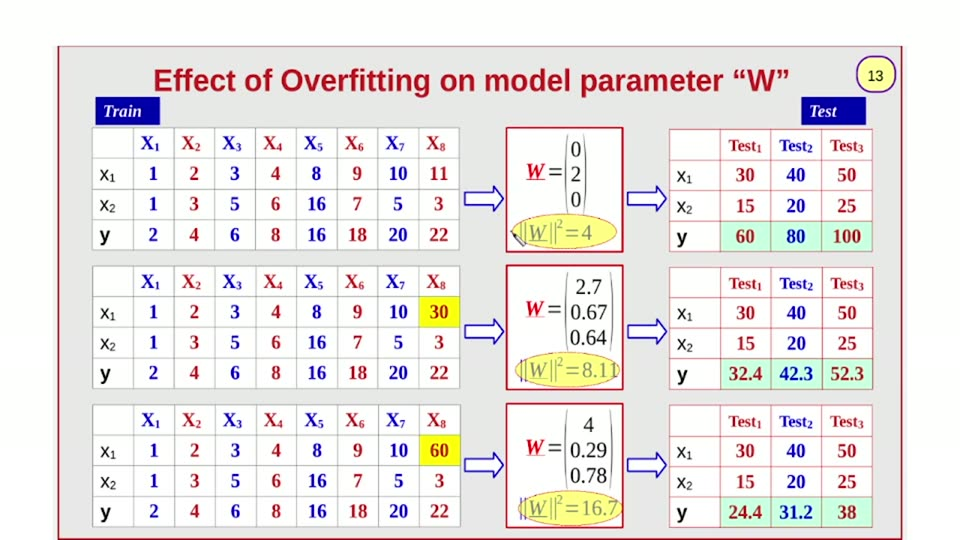
#> input picture videos/machine-learning/03_ridger_regression_gradient_descent/unique_slides/slide_013.jpg, 960 x 540 px, found by its file name
$ python dump_cells.py
#> lines starting #> are read from the running program, lines starting #| are printed output that depends on the picture
import numpy as np
from PIL import Image

BASE = '/workspaces/codespaces-blank/ai_llm_slides/videos/machine-learning/03_ridger_regression_gradient_descent/'
im = Image.open(BASE + 'unique_slides/slide_013.jpg').convert('RGB')
#> im is the input picture: PIL image 960x540 RGB; mean R, G, B 235, 230.6, 229.2
a = np.asarray(im).astype(int)
r, g, b = a[:, :, 0], a[:, :, 1], a[:, :, 2]
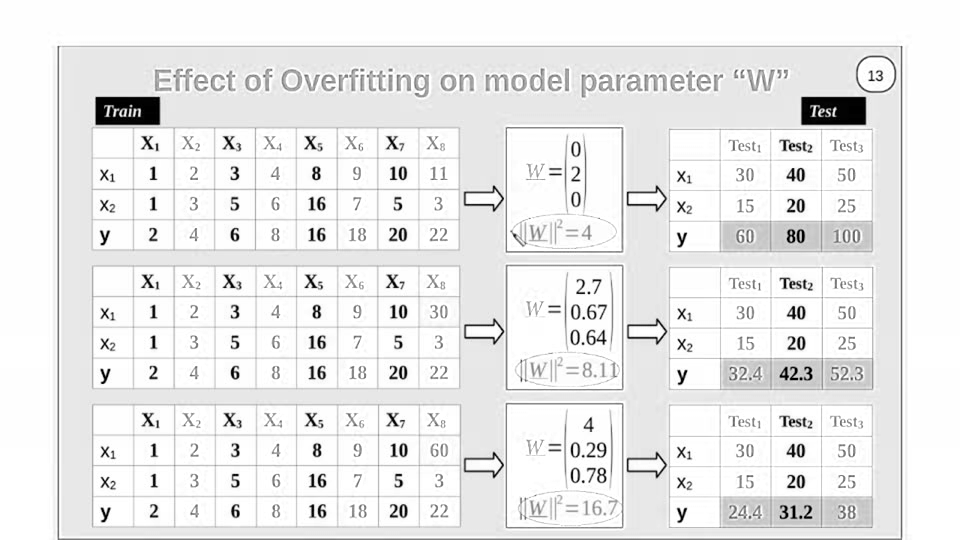
#> r: shape (540, 960) int64; min 0, max 255, mean 235
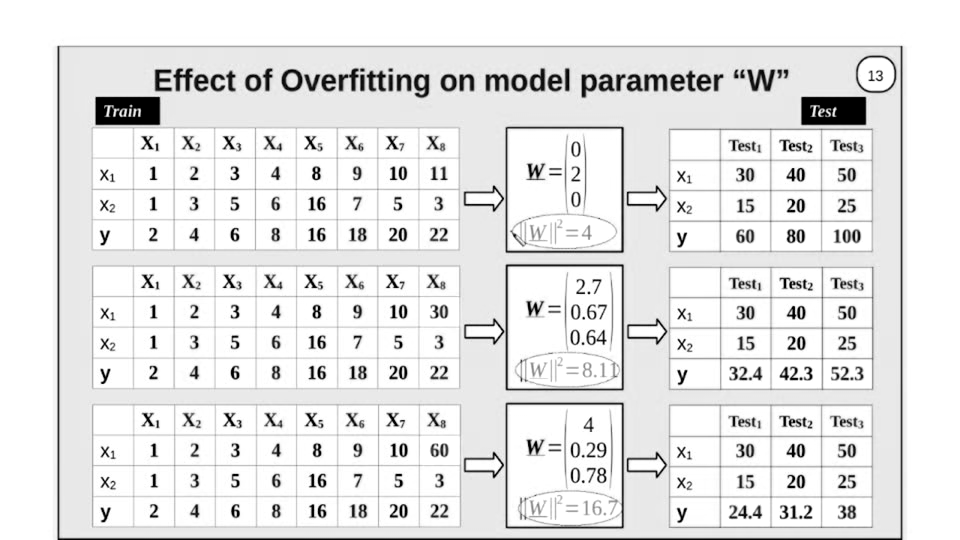
#> g: shape (540, 960) int64; min 0, max 255, mean 230.6
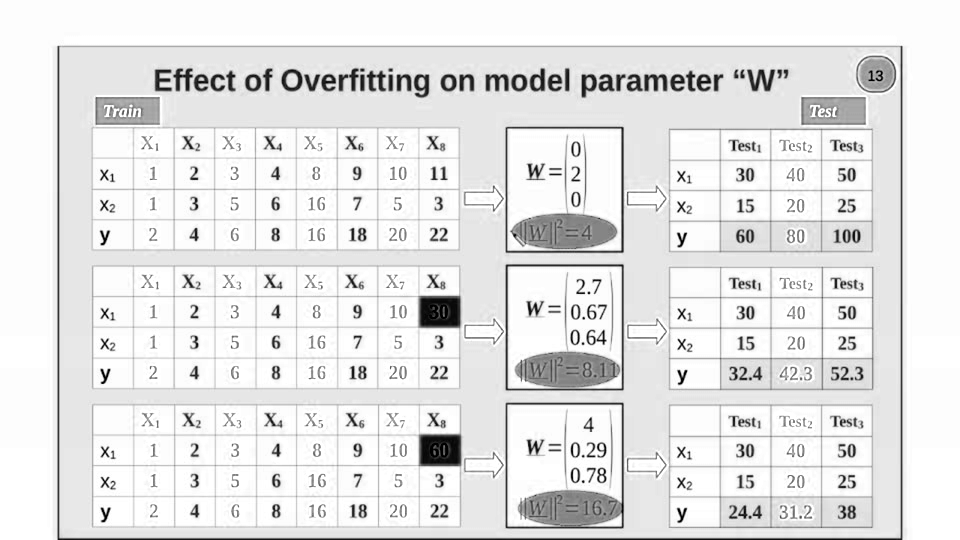
#> b: shape (540, 960) int64; min 0, max 255, mean 229.2

# glyph separation for band1 rows
REGS = [
    ("B1 label row1 'X1'", 88, 135, 160, 191),
    ("B1 label row2 'X2'", 88, 135, 190, 221),
    ("B1 label row3 'y'", 88, 135, 221, 252),
    ("B1 col1 header", 133, 175, 132, 155),
    ("B1 col2 header", 173, 215, 132, 155),
    ("B1 col1 row1 val", 133, 175, 157, 189),
    ("B1 col2 row1 val", 173, 215, 157, 189),
    ("B1 col3 row1 val", 213, 255, 157, 189),
    ("B2 col X8 row1 val (yellow)", 418, 462, 292, 328),
]
S = 4
chars = ' .:-=+*%#@'
for (title, x0, x1, y0, y1) in REGS:
    sub = im.crop((x0, y0, x1, y1)).resize(((x1 - x0) * S, (y1 - y0) * S), Image.LANCZOS)
    la = np.asarray(sub).astype(float)
    lu = 0.299 * la[:, :, 0] + 0.587 * la[:, :, 1] + 0.114 * la[:, :, 2]
    print(f"### {title}  x{x0}..{x1} y{y0}..{y1}")
    for y in range(0, lu.shape[0], S * 2):
        line = ''
        for x in range(0, lu.shape[1], S):
            blk = lu[y:y + S, x:x + S]
            v = blk.min()
            idx = int(np.clip((150 - v) / 150 * 9.99, 0, 9))
            line += chars[idx]
        print("    " + line)
    print()
#> this loop made 9 passes
#> pass 1, `sub = im.crop((x0, y0, x1, y1)).resize(((x1 - x0) * S, (y1 - y0) * S),..`:
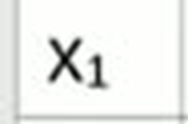
#> sub: PIL image 188x124 RGB; mean R, G, B 236.5, 237.9, 235.5
#> pass 2, `sub = im.crop((x0, y0, x1, y1)).resize(((x1 - x0) * S, (y1 - y0) * S),..`:
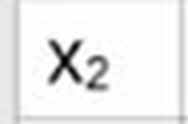
#> sub: PIL image 188x124 RGB; mean R, G, B 236.3, 237.8, 235.4

$ run again, with videos/machine-learning/03_ridger_regression_gradient_descent/unique_slides/slide_001.jpg copied over videos/machine-learning/03_ridger_regression_gradient_descent/unique_slides/slide_013.jpg
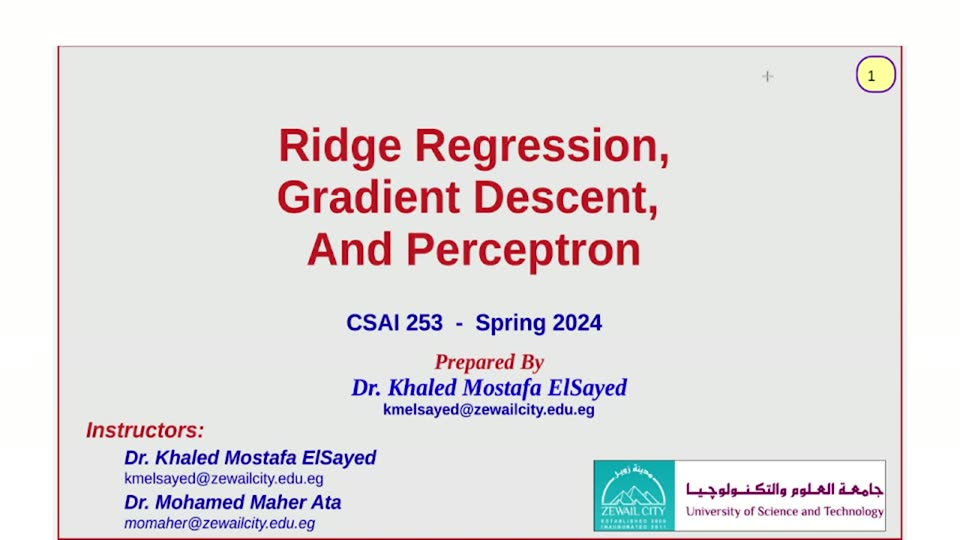
#> input picture videos/machine-learning/03_ridger_regression_gradient_descent/unique_slides/slide_001.jpg, 960 x 540 px, found by its file name
#> im is the input picture: PIL image 960x540 RGB; mean R, G, B 227.8, 223.9, 225.4
#> `r, g, b = a[:, :, 0], a[:, :, 1], a[:, :, 2]`:
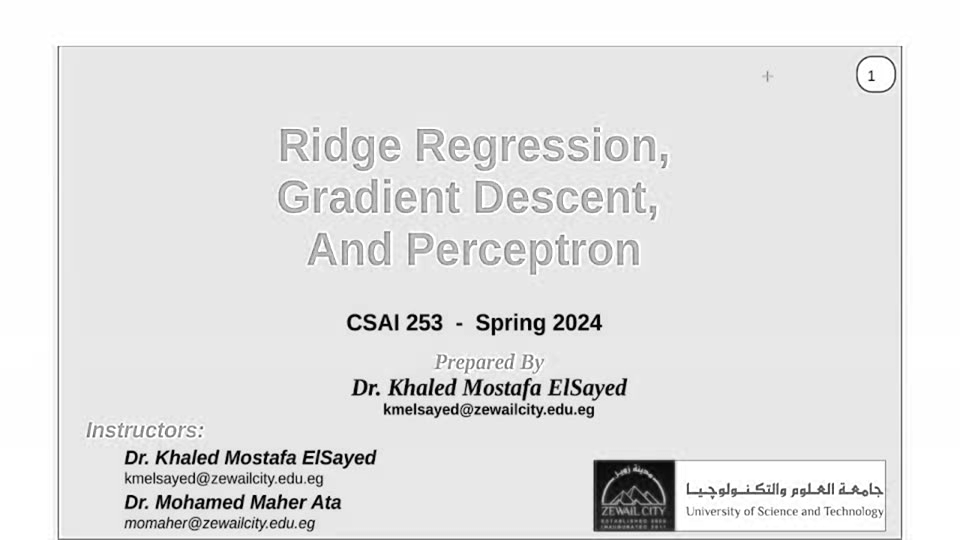
#> r: shape (540, 960) int64; min 0, max 255, mean 227.8
#> `r, g, b = a[:, :, 0], a[:, :, 1], a[:, :, 2]`:
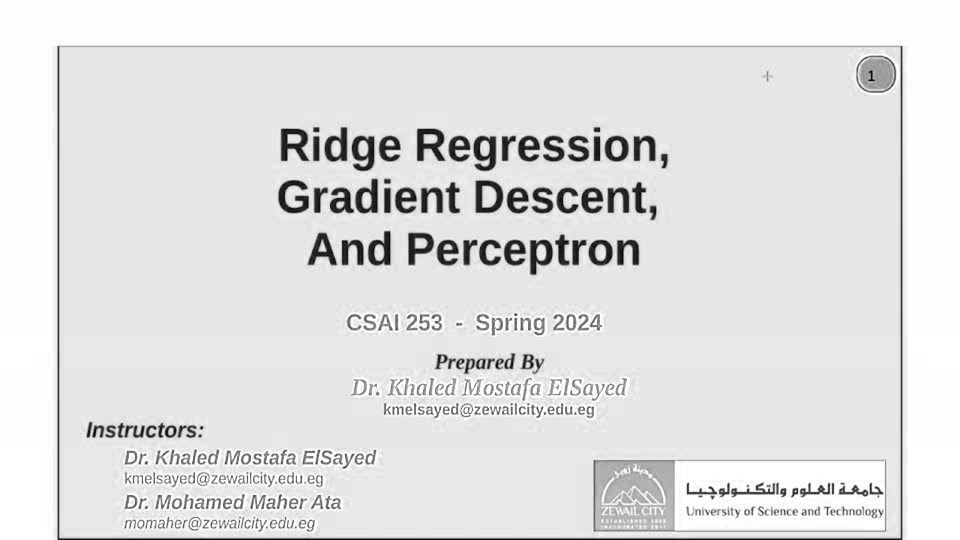
#> b: shape (540, 960) int64; min 0, max 255, mean 225.4

$ run again, with videos/machine-learning/03_ridger_regression_gradient_descent/unique_slides/slide_002.jpg copied over videos/machine-learning/03_ridger_regression_gradient_descent/unique_slides/slide_013.jpg
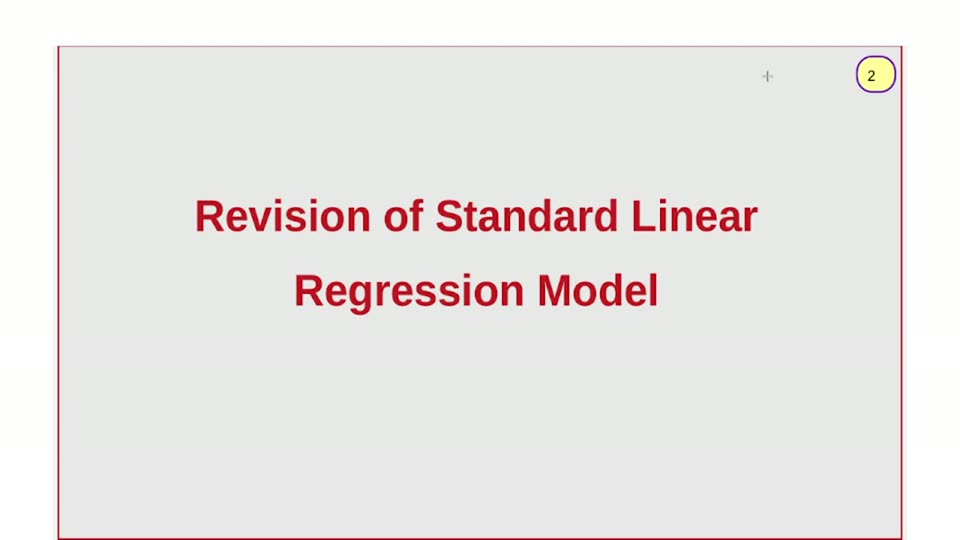
#> input picture videos/machine-learning/03_ridger_regression_gradient_descent/unique_slides/slide_002.jpg, 960 x 540 px, found by its file name
#> im is the input picture: PIL image 960x540 RGB; mean R, G, B 233.9, 230.3, 228.7
#> r: shape (540, 960) int64; 197 distinct labels, from 16 to 255
#> `r, g, b = a[:, :, 0], a[:, :, 1], a[:, :, 2]`:
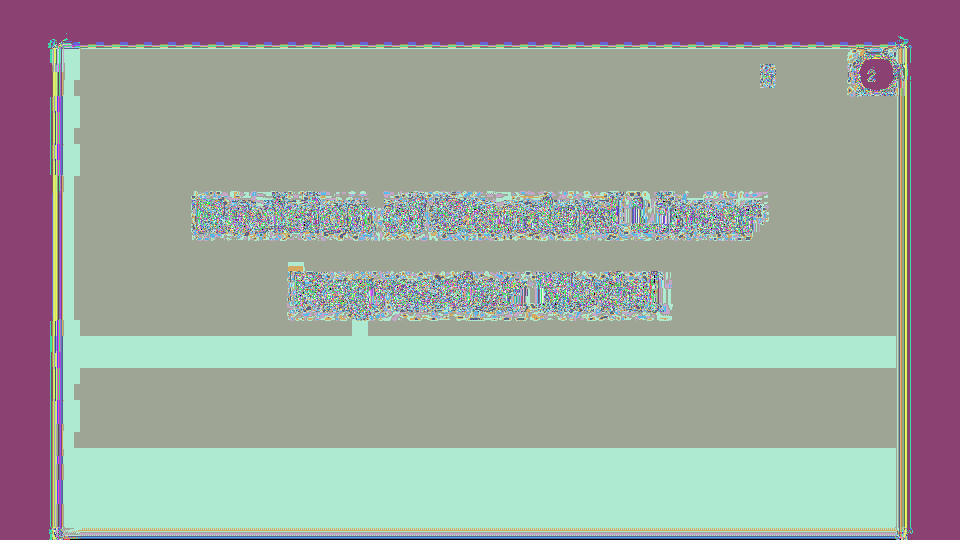
#> g: shape (540, 960) int64; 256 distinct labels, from 0 to 255; one colour per label, 0 black
#> `r, g, b = a[:, :, 0], a[:, :, 1], a[:, :, 2]`:
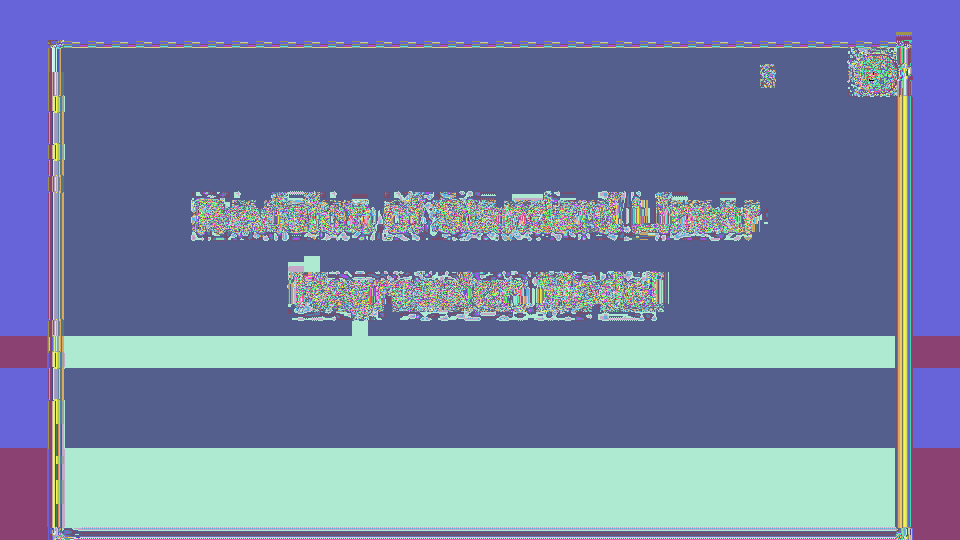
#> b: shape (540, 960) int64; 251 distinct labels, from 0 to 255; one colour per label, 0 black
